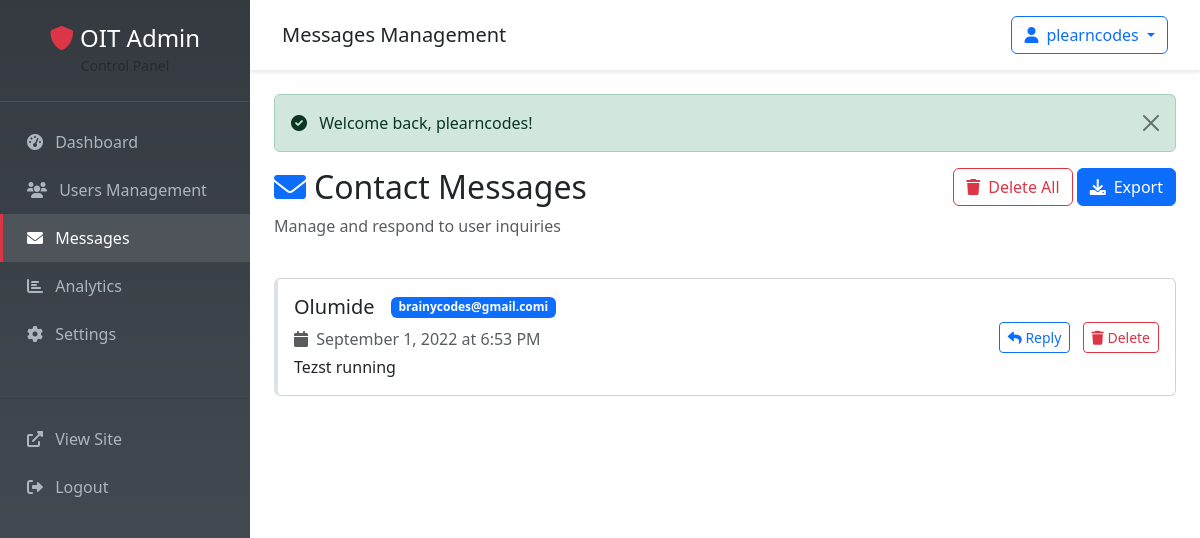
/admin/messages.php (signed in), run on the app's committed database.
### tables this page shows
CREATE TABLE `contact_us` (
  `id` int(11) NOT NULL,
  `unique_id` varchar(50) NOT NULL,
  `name` varchar(50) NOT NULL,
  `email` varchar(50) NOT NULL,
  `message` text NOT NULL,
  `date_sent` timestamp NOT NULL DEFAULT current_timestamp() ON UPDATE current_timestamp()
);

### config/database.php (called while the page is built, shortened)
<?php
function getDBConnection() {
    $connection = mysqli_connect(DB_HOST, DB_USERNAME, DB_PASSWORD, DB_NAME);
    mysqli_set_charset($connection, "utf8mb4");
    return $connection;
}
function executeQuery($query, $types = '', $params = []) {
    $connection = getDBConnection();
    $stmt = mysqli_prepare($connection, $query);
    if (!empty($types) && !empty($params)) {
        mysqli_stmt_bind_param($stmt, $types, ...$params);
    }
    $result = mysqli_stmt_execute($stmt);
    $result = mysqli_stmt_get_result($stmt);
    return $result;
}
?>

### admin/messages.php (the view, shortened to what this page needs)
<?php
require_once '../config/database.php';
$adminId = $_SESSION['admin_id'];
$result = executeQuery("SELECT * FROM admin WHERE user_id = ?", "s", [$adminId]);
$adminInfo = mysqli_fetch_assoc($result);
$messages = executeQuery("SELECT * FROM contact_us ORDER BY date_sent DESC", "", []);
$alertMessage = '';
$alertType = '';
if (isset($_SESSION['admin_success'])) {
    $alertMessage = $_SESSION['admin_success'];
    $alertType = 'success';
}
?>
<!DOCTYPE html>
<html lang="en">
<head>
    <link href="https://cdn.jsdelivr.net/npm/bootstrap@5.3.0/dist/css/bootstrap.min.css" rel="stylesheet">
    <link href="https://cdnjs.cloudflare.com/ajax/libs/font-awesome/6.0.0/css/all.min.css" rel="stylesheet">
    <link rel="stylesheet" href="plugins/sweetalert2/sweetalert2.min.css">
    <link rel="stylesheet" href="../css/style.css">
</head>
<body>
    <nav class="admin-sidebar">
        <div class="sidebar-brand text-center">
            <h4 class="text-white mb-0">
                <i class="fas fa-shield-alt text-danger"></i> OIT Admin
            </h4>
            <small class="text-muted">Control Panel</small>
        </div>
        <ul class="nav flex-column pt-3">
            <li class="nav-item">
                <a class="nav-link" href="dashboard.php">
                    <i class="fas fa-tachometer-alt me-2"></i> Dashboard
                </a>
            </li>
            <li class="nav-item">
                <a class="nav-link" href="users.php">
                    <i class="fas fa-users me-2"></i> Users Management
                </a>
            </li>
            <li class="nav-item">
                <a class="nav-link active" href="messages.php">
                    <i class="fas fa-envelope me-2"></i> Messages
                </a>
            </li>
            <li class="nav-item">
                <a class="nav-link" href="analytics.php">
                    <i class="fas fa-chart-bar me-2"></i> Analytics
                </a>
            </li>
            <li class="nav-item">
                <a class="nav-link" href="settings.php">
                    <i class="fas fa-cog me-2"></i> Settings
                </a>
            </li>
            <li class="nav-item mt-4">
                <hr class="text-muted">
                <a class="nav-link" href="../index.php" target="_blank">
                    <i class="fas fa-external-link-alt me-2"></i> View Site
                </a>
            </li>
            <li class="nav-item">
                <a class="nav-link" href="logout.php">
                    <i class="fas fa-sign-out-alt me-2"></i> Logout
                </a>
            </li>
        </ul>
    </nav>
    <div class="admin-content">
        <nav class="admin-navbar d-flex justify-content-between align-items-center">
            <div>
                <h5 class="mb-0">Messages Management</h5>
            </div>
            <div class="dropdown">
                <button class="btn btn-outline-primary dropdown-toggle" type="button" data-bs-toggle="dropdown">
                    <i class="fas fa-user me-2"></i><?= htmlspecialchars($adminInfo['username']) ?>
                </button>
            </div>
        </nav>
        <div class="container-fluid p-4">
            <?php if (!empty($alertMessage)): ?>
                <div class="alert alert-<?= $alertType ?> alert-dismissible fade show" role="alert">
                    <i class="fas fa-<?= $alertType === 'success' ? 'check-circle' : 'exclamation-triangle' ?> me-2"></i>
                    <?= htmlspecialchars($alertMessage) ?>
                    <button type="button" class="btn-close" data-bs-dismiss="alert"></button>
                </div>
            <?php endif; ?>
            <div class="row mb-4">
                <div class="col-md-8">
                    <h2><i class="fas fa-envelope text-primary me-2"></i>Contact Messages</h2>
                    <p class="text-muted">Manage and respond to user inquiries</p>
                </div>
                <div class="col-md-4 text-end">
                    <button class="btn btn-outline-danger" onclick="deleteAllMessages()">
                        <i class="fas fa-trash me-2"></i>Delete All
                    </button>
                    <button class="btn btn-primary" onclick="exportMessages()">
                        <i class="fas fa-download me-2"></i>Export
                    </button>
                </div>
            </div>
            <div class="row">
                <div class="col-12">
                    <?php if ($messages && mysqli_num_rows($messages) > 0): ?>
                        <?php while ($message = mysqli_fetch_assoc($messages)): ?>
                            <div class="card message-card mb-3">
                                <div class="card-body">
                                    <div class="row align-items-center">
                                        <div class="col-md-8">
                                            <div class="d-flex align-items-center mb-2">
                                                <h5 class="mb-0 me-3"><?= htmlspecialchars($message['name']) ?></h5>
                                                <span class="badge bg-primary"><?= htmlspecialchars($message['email']) ?></span>
                                            </div>
                                            <p class="text-muted mb-1">
                                                <i class="fas fa-calendar me-1"></i>
                                                <?= date('F j, Y \a\t g:i A', strtotime($message['date_sent'])) ?>
                                            </p>
                                            <p class="mb-0"><?= htmlspecialchars($message['message']) ?></p>
                                        </div>
                                        <div class="col-md-4 text-end">
                                            <button class="btn btn-sm btn-outline-primary me-2" onclick="replyToMessage('<?= htmlspecialchars($message['email']) ?>', '<?= htmlspecialchars($message['name']) ?>')">
                                                <i class="fas fa-reply"></i> Reply
                                            </button>
                                            <button class="btn btn-sm btn-outline-danger" onclick="deleteMessage('<?= $message['unique_id'] ?>')">
                                                <i class="fas fa-trash"></i> Delete
                                            </button>
                                        </div>
                                    </div>
                                </div>
                            </div>
                        <?php endwhile; ?>
                    <?php endif; ?>
                </div>
            </div>
        </div>
    </div>
</body>
</html>

### admin/messages.php (style rules this page uses)
.admin-sidebar { background: linear-gradient(180deg, #343a40 0%, #495057 100%); min-height: 100vh; position: fixed; top: 0; left: 0; width: 250px; z-index: 1000; }
.admin-content { margin-left: 250px; }
.sidebar-brand { padding: 1.5rem; border-bottom: 1px solid #495057; }
.nav-link { color: #adb5bd !important; padding: 0.75rem 1.5rem; border-left: 3px solid transparent; transition: all 0.3s ease; }
.nav-link:hover, .nav-link.active { color: #fff !important; background: rgba(255,255,255,0.1); border-left-color: #dc3545; }
.admin-navbar { background: #fff; box-shadow: 0 2px 4px rgba(0,0,0,0.1); padding: 1rem 2rem; }
.message-card { transition: transform 0.2s ease; border-left: 4px solid #dee2e6; }

### data on the page
contact_us: name "Olumide", email "brainycodes@gmail.comi", date_sent "September 1, 2022 at 6:53 PM", message "Tezst running"

### other printed values
$adminInfo['username'] "plearncodes"
$alertMessage "Welcome back, plearncodes!"
